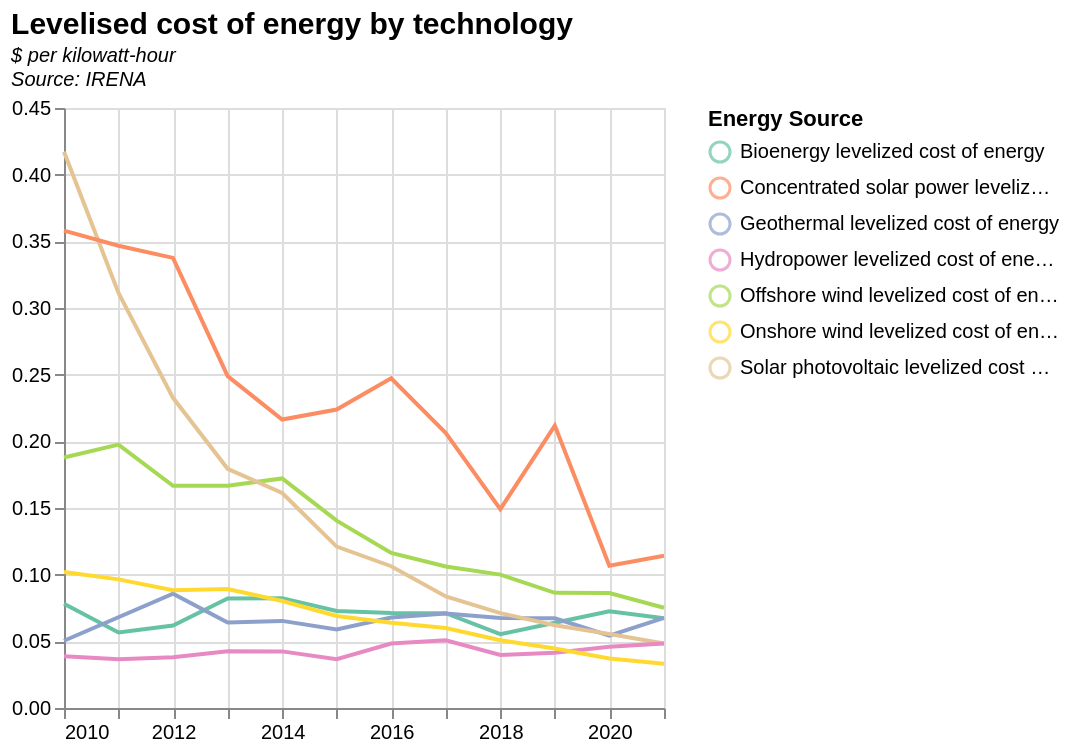

The Vega-Lite source for this figure:
### Vega-Lite specification from a JSON file in a GitHub repository (floating-point values rounded to 4 significant figures)
{"$schema": "https://vega.github.io/schema/vega-lite/v5.json", "data": {"values": [{"": "0", "Year": "1983", "Energy Source": "Onshore wind levelized cost of energy", "Cost": "0.32785082"}, {"": "1", "Year": "1984", "Energy Source": "Onshore wind levelized cost of energy", "Cost": "0.32007387"}, {"": "2", "Year": "1985", "Energy Source": "Onshore wind levelized cost of energy", "Cost": "0.2972214"}, {"": "3", "Year": "1986", "Energy Source": "Onshore wind levelized cost of energy", "Cost": "0.2641942"}, {"": "4", "Year": "1987", "Energy Source": "Onshore wind levelized cost of energy", "Cost": "0.2564197"}, {"": "5", "Year": "1988", "Energy Source": "Onshore wind levelized cost of energy", "Cost": "0.21215738"}, {"": "6", "Year": "1989", "Energy Source": "Onshore wind levelized cost of energy", "Cost": "0.19643468"}, {"": "7", "Year": "1990", "Energy Source": "Onshore wind levelized cost of energy", "Cost": "0.2086876"}, {"": "8", "Year": "1991", "Energy Source": "Onshore wind levelized cost of energy", "Cost": "0.20031708"}, {"": "9", "Year": "1992", "Energy Source": "Onshore wind levelized cost of energy", "Cost": "0.20065267"}, {"": "10", "Year": "1993", "Energy Source": "Onshore wind levelized cost of energy", "Cost": "0.21116926"}, {"": "11", "Year": "1994", "Energy Source": "Onshore wind levelized cost of energy", "Cost": "0.1982574"}, {"": "12", "Year": "1995", "Energy Source": "Onshore wind levelized cost of energy", "Cost": "0.20773248"}, {"": "13", "Year": "1996", "Energy Source": "Onshore wind levelized cost of energy", "Cost": "0.18573205"}, {"": "14", "Year": "1997", "Energy Source": "Onshore wind levelized cost of energy", "Cost": "0.16313075"}, {"": "15", "Year": "1998", "Energy Source": "Onshore wind levelized cost of energy", "Cost": "0.15288077"}, {"": "16", "Year": "1999", "Energy Source": "Onshore wind levelized cost of energy", "Cost": "0.15087588"}, {"": "17", "Year": "2000", "Energy Source": "Offshore wind levelized cost of energy", "Cost": "0.1707826"}, {"": "18", "Year": "2000", "Energy Source": "Onshore wind levelized cost of energy", "Cost": "0.16236141"}, {"": "19", "Year": "2001", "Energy Source": "Offshore wind levelized cost of energy", "Cost": "0.16112547"}, {"": "20", "Year": "2001", "Energy Source": "Onshore wind levelized cost of energy", "Cost": "0.14201893"}, {"": "21", "Year": "2002", "Energy Source": "Offshore wind levelized cost of energy", "Cost": "0.13536467"}, {"": "22", "Year": "2002", "Energy Source": "Onshore wind levelized cost of energy", "Cost": "0.13127674"}, {"": "23", "Year": "2003", "Energy Source": "Offshore wind levelized cost of energy", "Cost": "0.12575519"}, {"": "24", "Year": "2003", "Energy Source": "Onshore wind levelized cost of energy", "Cost": "0.11504814"}, {"": "25", "Year": "2004", "Energy Source": "Offshore wind levelized cost of energy", "Cost": "0.17802335"}, {"": "26", "Year": "2004", "Energy Source": "Onshore wind levelized cost of energy", "Cost": "0.116608016"}, {"": "27", "Year": "2005", "Energy Source": "Offshore wind levelized cost of energy", "Cost": "0.15135488"}, {"": "28", "Year": "2005", "Energy Source": "Onshore wind levelized cost of energy", "Cost": "0.10943693"}, {"": "29", "Year": "2006", "Energy Source": "Offshore wind levelized cost of energy", "Cost": "0.14865257"}, {"": "30", "Year": "2006", "Energy Source": "Onshore wind levelized cost of energy", "Cost": "0.11239332"}, {"": "31", "Year": "2007", "Energy Source": "Geothermal levelized cost of energy", "Cost": "0.05007819"}, {"": "32", "Year": "2007", "Energy Source": "Offshore wind levelized cost of energy", "Cost": "0.21350704"}, {"": "33", "Year": "2007", "Energy Source": "Onshore wind levelized cost of energy", "Cost": "0.10228007"}, {"": "34", "Year": "2008", "Energy Source": "Geothermal levelized cost of energy", "Cost": "0.055424795"}, {"": "35", "Year": "2008", "Energy Source": "Offshore wind levelized cost of energy", "Cost": "0.21072298"}, {"": "36", "Year": "2008", "Energy Source": "Onshore wind levelized cost of energy", "Cost": "0.10760544"}, {"": "37", "Year": "2009", "Energy Source": "Geothermal levelized cost of energy", "Cost": "0.09531676"}, {"": "38", "Year": "2009", "Energy Source": "Offshore wind levelized cost of energy", "Cost": "0.19494483"}, {"": "39", "Year": "2009", "Energy Source": "Onshore wind levelized cost of energy", "Cost": "0.1053068"}, {"": "40", "Year": "2010", "Energy Source": "Bioenergy levelized cost of energy", "Cost": "0.07818927"}, {"": "41", "Year": "2010", "Energy Source": "Geothermal levelized cost of energy", "Cost": "0.05044529"}, {"": "42", "Year": "2010", "Energy Source": "Offshore wind levelized cost of energy", "Cost": "0.18785676"}, {"": "43", "Year": "2010", "Energy Source": "Solar photovoltaic levelized cost of energy", "Cost": "0.41714868"}, {"": "44", "Year": "2010", "Energy Source": "Concentrated solar power levelized cost of energy", "Cost": "0.3580038"}, {"": "45", "Year": "2010", "Energy Source": "Hydropower levelized cost of energy", "Cost": "0.038882706"}, {"": "46", "Year": "2010", "Energy Source": "Onshore wind levelized cost of energy", "Cost": "0.102061465"}, {"": "47", "Year": "2011", "Energy Source": "Bioenergy levelized cost of energy", "Cost": "0.056684334"}, {"": "48", "Year": "2011", "Energy Source": "Offshore wind levelized cost of energy", "Cost": "0.19754878"}, {"": "49", "Year": "2011", "Energy Source": "Solar photovoltaic levelized cost of energy", "Cost": "0.31129825"}, {"": "50", "Year": "2011", "Energy Source": "Concentrated solar power levelized cost of energy", "Cost": "0.34665465"}, {"": "51", "Year": "2011", "Energy Source": "Hydropower levelized cost of energy", "Cost": "0.03656066"}, {"": "52", "Year": "2011", "Energy Source": "Onshore wind levelized cost of energy", "Cost": "0.09648669"}, {"": "53", "Year": "2012", "Energy Source": "Bioenergy levelized cost of energy", "Cost": "0.06187914"}, {"": "54", "Year": "2012", "Energy Source": "Geothermal levelized cost of energy", "Cost": "0.08569454"}, {"": "55", "Year": "2012", "Energy Source": "Offshore wind levelized cost of energy", "Cost": "0.16660058"}, {"": "56", "Year": "2012", "Energy Source": "Solar photovoltaic levelized cost of energy", "Cost": "0.23263325"}, {"": "57", "Year": "2012", "Energy Source": "Concentrated solar power levelized cost of energy", "Cost": "0.3375742"}, {"": "58", "Year": "2012", "Energy Source": "Hydropower levelized cost of energy", "Cost": "0.038037654"}, {"": "59", "Year": "2012", "Energy Source": "Onshore wind levelized cost of energy", "Cost": "0.08839028"}, {"": "60", "Year": "2013", "Energy Source": "Bioenergy levelized cost of energy", "Cost": "0.08219819"}, {"": "61", "Year": "2013", "Energy Source": "Geothermal levelized cost of energy", "Cost": "0.06411118"}, {"": "62", "Year": "2013", "Energy Source": "Offshore wind levelized cost of energy", "Cost": "0.16666164"}, {"": "63", "Year": "2013", "Energy Source": "Solar photovoltaic levelized cost of energy", "Cost": "0.1794014"}, {"": "64", "Year": "2013", "Energy Source": "Concentrated solar power levelized cost of energy", "Cost": "0.24888833"}, {"": "65", "Year": "2013", "Energy Source": "Hydropower levelized cost of energy", "Cost": "0.042512473"}, {"": "66", "Year": "2013", "Energy Source": "Onshore wind levelized cost of energy", "Cost": "0.08920628"}, {"": "67", "Year": "2014", "Energy Source": "Bioenergy levelized cost of energy", "Cost": "0.08237512"}, {"": "68", "Year": "2014", "Energy Source": "Geothermal levelized cost of energy", "Cost": "0.06533503"}, {"": "69", "Year": "2014", "Energy Source": "Offshore wind levelized cost of energy", "Cost": "0.17219925"}, {"": "70", "Year": "2014", "Energy Source": "Solar photovoltaic levelized cost of energy", "Cost": "0.16125813"}, {"": "71", "Year": "2014", "Energy Source": "Concentrated solar power levelized cost of energy", "Cost": "0.21637706"}, {"": "72", "Year": "2014", "Energy Source": "Hydropower levelized cost of energy", "Cost": "0.042456634"}, {"": "73", "Year": "2014", "Energy Source": "Onshore wind levelized cost of energy", "Cost": "0.080203146"}, {"": "74", "Year": "2015", "Energy Source": "Bioenergy levelized cost of energy", "Cost": "0.07277113"}, {"": "75", "Year": "2015", "Energy Source": "Geothermal levelized cost of energy", "Cost": "0.05884901"}, {"": "76", "Year": "2015", "Energy Source": "Offshore wind levelized cost of energy", "Cost": "0.14052741"}, {"": "77", "Year": "2015", "Energy Source": "Solar photovoltaic levelized cost of energy", "Cost": "0.12107989"}, {"": "78", "Year": "2015", "Energy Source": "Concentrated solar power levelized cost of energy", "Cost": "0.223889"}, {"": "79", "Year": "2015", "Energy Source": "Hydropower levelized cost of energy", "Cost": "0.036572017"}, {"": "80", "Year": "2015", "Energy Source": "Onshore wind levelized cost of energy", "Cost": "0.068961546"}, {"": "81", "Year": "2016", "Energy Source": "Bioenergy levelized cost of energy", "Cost": "0.071178205"}, {"": "82", "Year": "2016", "Energy Source": "Geothermal levelized cost of energy", "Cost": "0.06780182"}, {"": "83", "Year": "2016", "Energy Source": "Offshore wind levelized cost of energy", "Cost": "0.11632308"}, {"": "84", "Year": "2016", "Energy Source": "Solar photovoltaic levelized cost of energy", "Cost": "0.106340416"}, {"": "85", "Year": "2016", "Energy Source": "Concentrated solar power levelized cost of energy", "Cost": "0.24726917"}, {"": "86", "Year": "2016", "Energy Source": "Hydropower levelized cost of energy", "Cost": "0.04838911"}, {"": "87", "Year": "2016", "Energy Source": "Onshore wind levelized cost of energy", "Cost": "0.06385536"}, {"": "88", "Year": "2017", "Energy Source": "Bioenergy levelized cost of energy", "Cost": "0.07107003"}, {"": "89", "Year": "2017", "Energy Source": "Geothermal levelized cost of energy", "Cost": "0.07091718"}, {"": "90", "Year": "2017", "Energy Source": "Offshore wind levelized cost of energy", "Cost": "0.10615218"}, {"": "91", "Year": "2017", "Energy Source": "Solar photovoltaic levelized cost of energy", "Cost": "0.083659746"}, {"": "92", "Year": "2017", "Energy Source": "Concentrated solar power levelized cost of energy", "Cost": "0.20621318"}, {"": "93", "Year": "2017", "Energy Source": "Hydropower levelized cost of energy", "Cost": "0.05072171"}, {"": "94", "Year": "2017", "Energy Source": "Onshore wind levelized cost of energy", "Cost": "0.05995916"}, {"": "95", "Year": "2018", "Energy Source": "Bioenergy levelized cost of energy", "Cost": "0.055360332"}, {"": "96", "Year": "2018", "Energy Source": "Geothermal levelized cost of energy", "Cost": "0.06758344"}, {"": "97", "Year": "2018", "Energy Source": "Offshore wind levelized cost of energy", "Cost": "0.10004871"}, {"": "98", "Year": "2018", "Energy Source": "Solar photovoltaic levelized cost of energy", "Cost": "0.07113868"}, {"": "99", "Year": "2018", "Energy Source": "Concentrated solar power levelized cost of energy", "Cost": "0.14910279"}, {"": "100", "Year": "2018", "Energy Source": "Hydropower levelized cost of energy", "Cost": "0.039836742"}, {"": "101", "Year": "2018", "Energy Source": "Onshore wind levelized cost of energy", "Cost": "0.05087996"}, {"": "102", "Year": "2019", "Energy Source": "Bioenergy levelized cost of energy", "Cost": "0.06393309"}, {"": "103", "Year": "2019", "Energy Source": "Geothermal levelized cost of energy", "Cost": "0.067305215"}, {"": "104", "Year": "2019", "Energy Source": "Offshore wind levelized cost of energy", "Cost": "0.08638764"}, {"": "105", "Year": "2019", "Energy Source": "Solar photovoltaic levelized cost of energy", "Cost": "0.062119152"}, {"": "106", "Year": "2019", "Energy Source": "Concentrated solar power levelized cost of energy", "Cost": "0.21183106"}, {"": "107", "Year": "2019", "Energy Source": "Hydropower levelized cost of energy", "Cost": "0.041408572"}, {"": "108", "Year": "2019", "Energy Source": "Onshore wind levelized cost of energy", "Cost": "0.044592004"}, {"": "109", "Year": "2020", "Energy Source": "Bioenergy levelized cost of energy", "Cost": "0.07247308"}, {"": "110", "Year": "2020", "Energy Source": "Geothermal levelized cost of energy", "Cost": "0.054264043"}, {"": "111", "Year": "2020", "Energy Source": "Offshore wind levelized cost of energy", "Cost": "0.08626575"}, {"": "112", "Year": "2020", "Energy Source": "Solar photovoltaic levelized cost of energy", "Cost": "0.055443965"}, {"": "113", "Year": "2020", "Energy Source": "Concentrated solar power levelized cost of energy", "Cost": "0.10665299"}, {"": "114", "Year": "2020", "Energy Source": "Hydropower levelized cost of energy", "Cost": "0.045965873"}, {"": "115", "Year": "2020", "Energy Source": "Onshore wind levelized cost of energy", "Cost": "0.03713682"}, {"": "116", "Year": "2021", "Energy Source": "Bioenergy levelized cost of energy", "Cost": "0.067342535"}, {"": "117", "Year": "2021", "Energy Source": "Geothermal levelized cost of energy", "Cost": "0.06761599"}, {"": "118", "Year": "2021", "Energy Source": "Offshore wind levelized cost of energy", "Cost": "0.07516697"}, {"": "119", "Year": "2021", "Energy Source": "Solar photovoltaic levelized cost of energy", "Cost": "0.04834554"}, {"": "120", "Year": "2021", "Energy Source": "Concentrated solar power levelized cost of energy", "Cost": "0.11424175"}, {"": "121", "Year": "2021", "Energy Source": "Hydropower levelized cost of energy", "Cost": "0.04829987"}, {"": "122", "Year": "2021", "Energy Source": "Onshore wind levelized cost of energy", "Cost": "0.033123367"}], "format": {"parse": {"Year": "date"}}}, "title": {"text": "Levelised cost of energy by technology", "subtitle": ["$ per kilowatt-hour", "Source: IRENA"], "fontSize": 15, "subtitleFontStyle": "italic", "subtitleFontSize": 10, "anchor": "start", "color": "black"}, "transform": [{"calculate": "year(datum.Year)", "as": "year"}, {"filter": "datum.year>=minYear"}, {"filter": "datum.year<=maxYear"}, {"filter": "datum.y1!=0"}], "params": [{"name": "minYear", "value": 2010, "bind": {"input": "range", "min": 1983, "max": 2021, "step": 1, "name": "Start year:"}}, {"name": "maxYear", "value": 2021, "bind": {"input": "range", "min": 1983, "max": 2021, "step": 1, "name": "End year:"}}], "width": 300, "height": 300, "encoding": {"x": {"field": "Year", "type": "temporal", "title": null}}, "layer": [{"encoding": {"color": {"field": "Energy Source", "type": "nominal", "legend": {"orient": "right"}, "scale": {"scheme": "set2"}}, "y": {"field": "Cost", "type": "quantitative", "title": null}}, "layer": [{"mark": "line"}, {"transform": [{"filter": {"param": "hover", "empty": false}}], "mark": "point"}]}, {"transform": [{"pivot": "Energy Source", "value": "Cost", "groupby": ["Year"]}], "mark": "rule", "encoding": {"opacity": {"condition": {"value": 0.3, "param": "hover", "empty": false}, "value": 0}, "tooltip": [{"field": "Bioenergy ", "type": "quantitative", "format": ".4f"}, {"field": "Concentrated solar power ", "type": "quantitative", "format": ".4f"}, {"field": "Geothermal ", "type": "quantitative", "format": ".4f"}, {"field": "Hydropower ", "type": "quantitative", "format": ".4f"}, {"field": "Offshore wind ", "type": "quantitative", "format": ".4f"}, {"field": "Onshore wind ", "type": "quantitative", "format": ".4f"}, {"field": "Solar photovoltaic ", "type": "quantitative", "format": ".4f"}]}, "params": [{"name": "hover", "select": {"type": "point", "fields": ["Year"], "nearest": true, "on": "mouseover", "clear": "mouseout"}}]}]}
